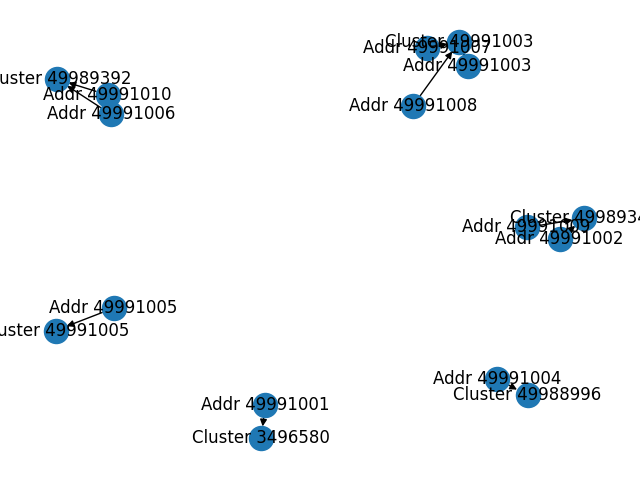

Source code (Python):
import sqlite3
import networkx as nx
import matplotlib.pyplot as plt

dirGraph = nx.DiGraph() # 방향 그래프

print("탐색을 위한 index의 범위를 입력해주세요. (총 개수, OFFSET)")
print("[Input] 10 30 -> [Output] 31행 ~ 50행까지의 그래프")

cnt, offset = map(int, input().split())

conn = sqlite3.connect("dbv3-service.db") # dbv3-core.db.와 연결
cur = conn.cursor() # 커서 생성
cur.execute("SELECT * FROM Cluster LIMIT %d OFFSET %d" %(cnt, offset)) # SELECT 쿼리문 실행
clusterInfo = cur.fetchall() # 결과를 clusterInfo에 저장, clusterInfo에는 blk와 tx 인덱스 관계가 저장.

# 특정 클러스터와 이와 관련된 addr이 dict형 변수에 저장.
# node[cluster number] = [cluster number, [addr]]

visit = {}
node = {}

for row in clusterInfo:
    visit[row[1]] = False

for row in clusterInfo:
    if visit[row[1]] == False: 
        node[row[1]] = [row[1], []] # cluster 별로 cluster와 addr 저장.
        visit[row[1]] = True 
    node[row[1]][1].append(row[0]) # addr 저장.

# addr -> cluster 방향성을 지닌 그래프 생성
for element in node:
    dirGraph.add_node("Cluster " + str(node[element][0]))
    for addr in node[element][1]:
        dirGraph.add_node("Addr " + str(addr))

for element in node:
    for addr in node[element][1]:
        dirGraph.add_edge("Addr " + str(addr), "Cluster " + str(node[element][0]))
    
# 라벨 표시안하려면 with_labels 파라미터 지우거나 False
nx.draw(dirGraph, with_labels=True)

# 이 py 파일 위치하는 곳에 사진으로 저장
plt.savefig("addrToCluster_dirGraph.png")

plt.show()